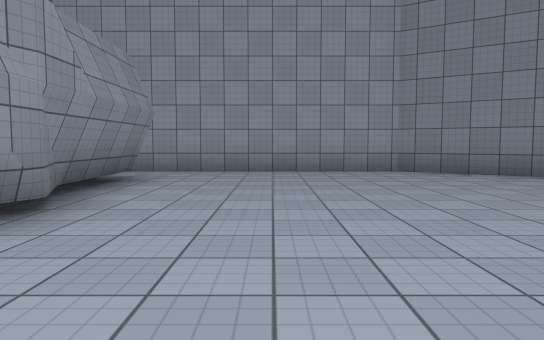
[1] (above)

24 first-person views from a walk through a 3-D level made in the Unity game engine. The camera is 1.2 m above the floor, tilts 4° down and sees 70° across. The floor is counted in squares, 2 m on a side. Each view is taken from the middle of a square. On the plan, view 1 faces up. The plan holds only what a view shows up to about 11 squares ahead; the rest is blank. The place goes on beyond the plan. The player is left out. Surface patterns are stand-ins for the level's own textures.

[2]
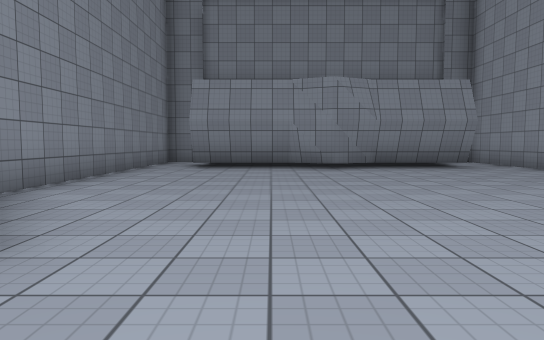

[3]
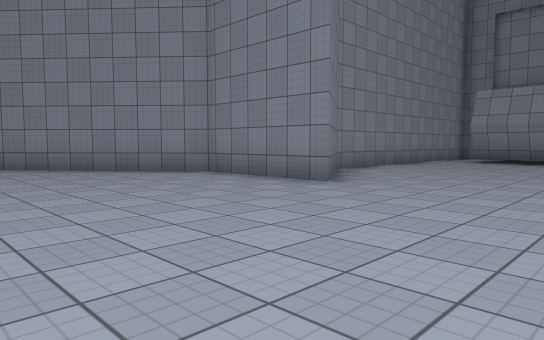

[4]
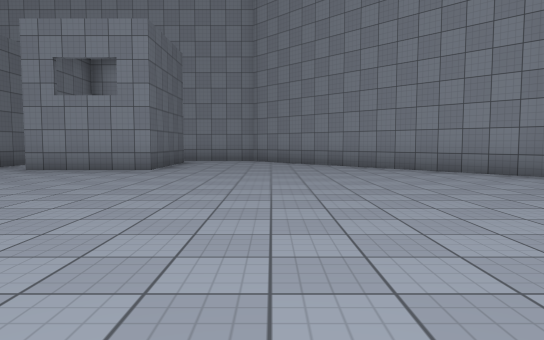

[5]
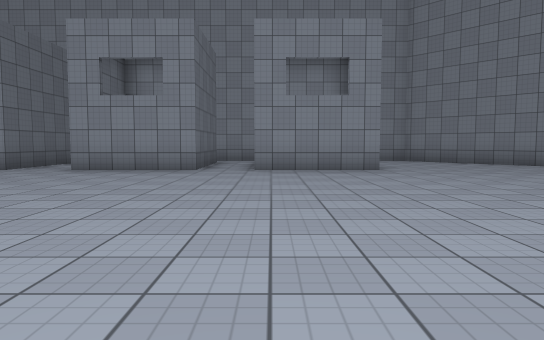

[6]
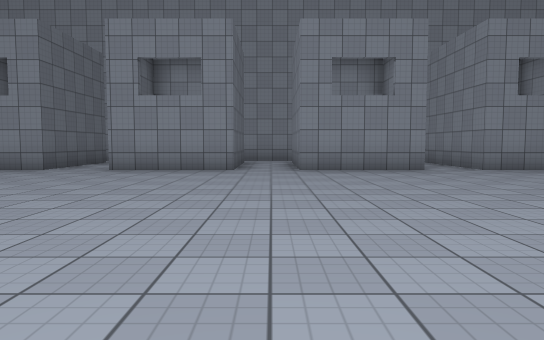

[7]
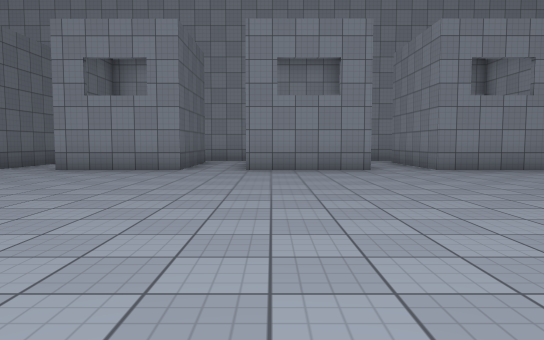

[8]
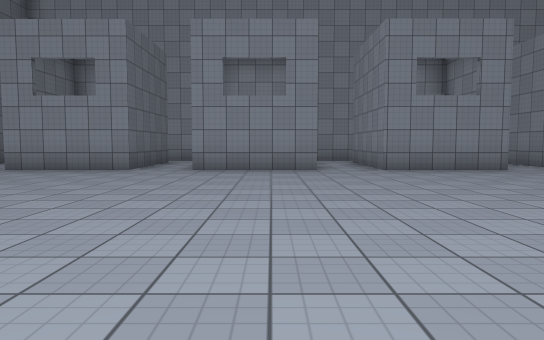

[9]
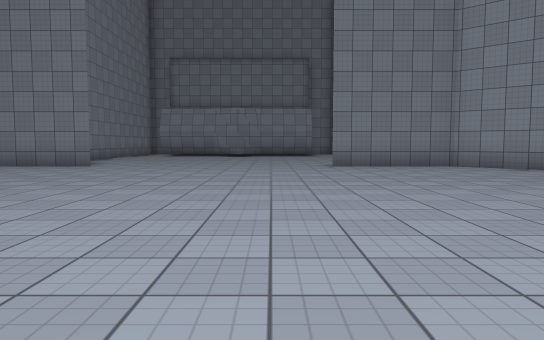

[10]
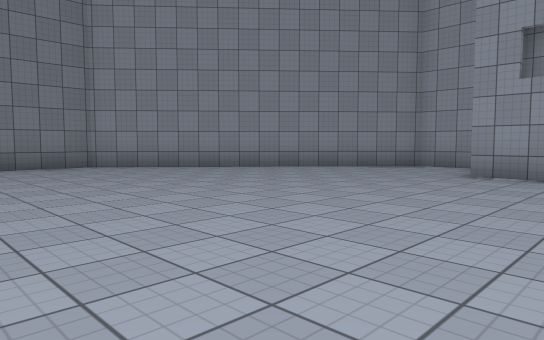

[11]
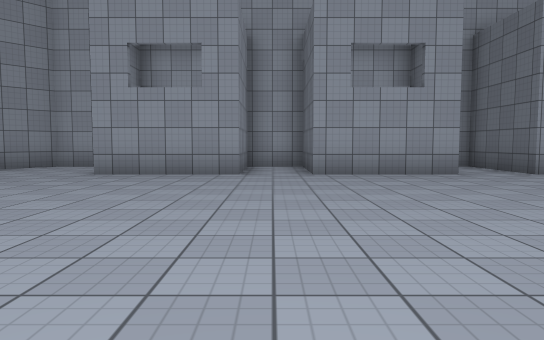

[12]
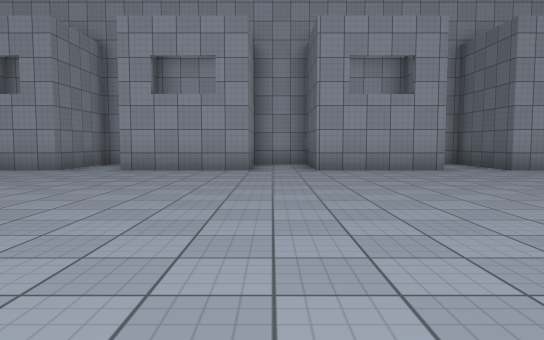

[13]
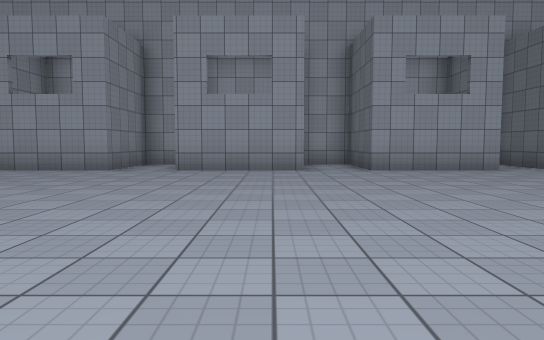

[14]
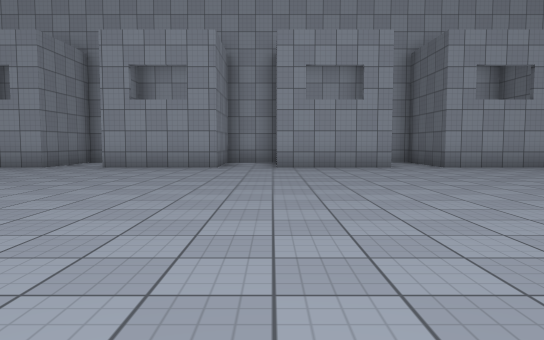

[15]
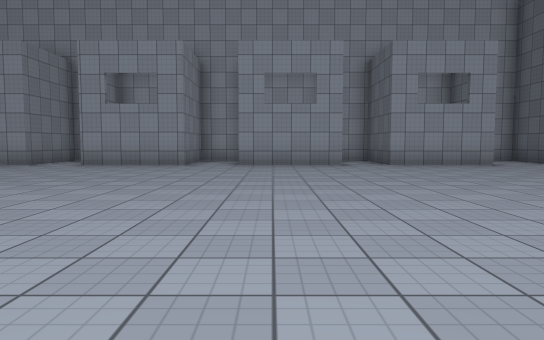

[16]
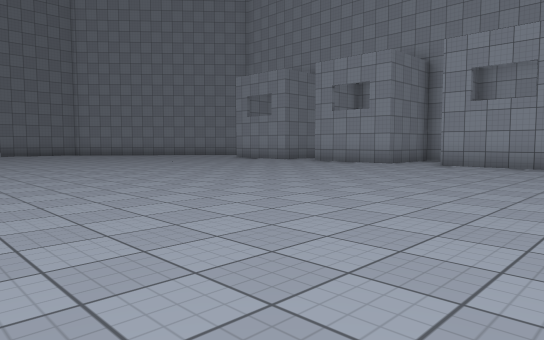

[17]
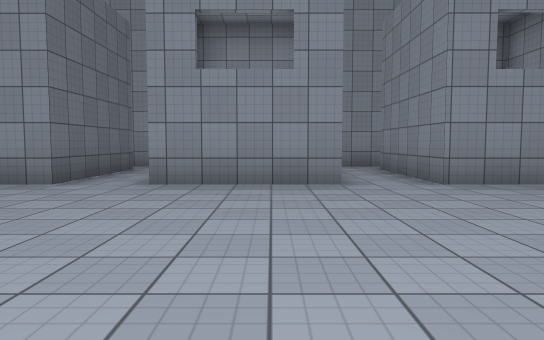

[18]
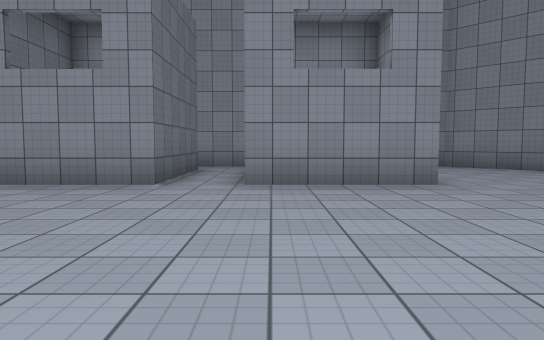

[19]
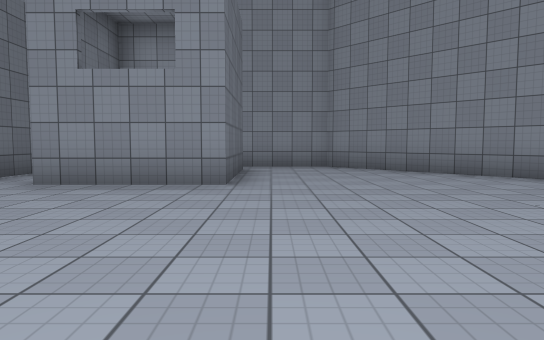

[20]
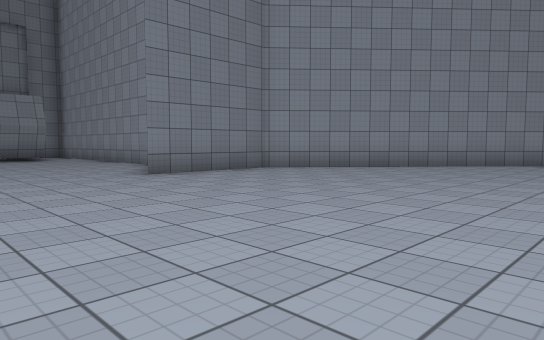

[21]
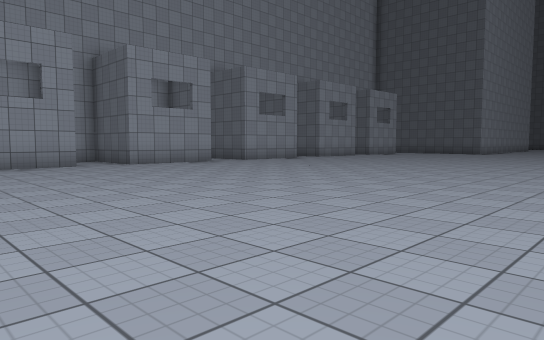

[22]
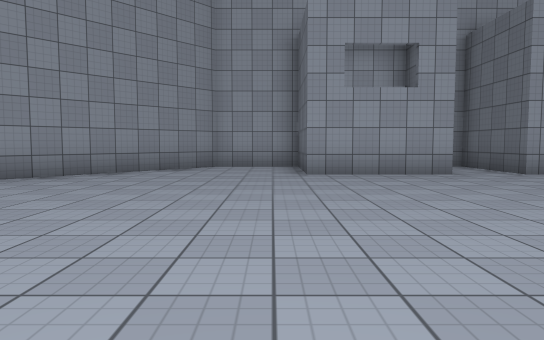

[23]
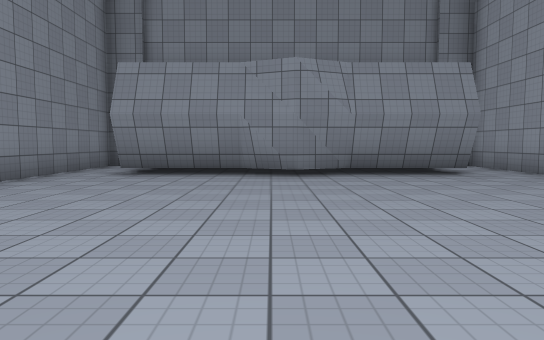

[24]
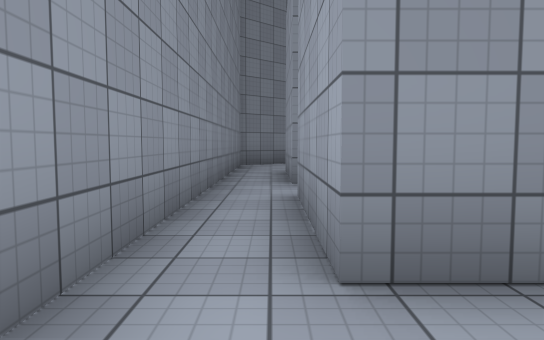

### Floor plan
Key: @ floor where view 1 was taken; # wall or solid block; . floor.
Columns run from 5 left of view 1 to 30 right of it. Each row starts with its distance up from view 1.
 16                #### ### ### ###
 15               ##..# #.# #.# #.#
 14              ##...###.###.###.######
 13             ##......................
 12            ##.......................
 11           ##........................
 10           #.........................
  9           #.........................
  8 ###########.........................
  7  .........#........................
  6    #..............................
  5    #..............................
  4    #.............................
  3    #..................  .........
  2    #..............................
  1   ##..............................
  0   #..@....#........................
 -1 #.......###.........................
 -2 ######### #.........................
 -3           #.........................
 -4           ##........................
 -5            ##.....###.###.###.###.##
 -6             ##....# #.# #.# #.#  .#
 -7              ##...###.###.###.#   #
 -8               ##...........  .    .
 -9                ###########  ##    ##

Positions as (right, up) in squares from view 1, and headings:
1: (0, 0), facing up
2: (7, 2), facing left
3: (10, 4), facing down-left
4: (10, 4), facing down
5: (15, 4), facing down
6: (20, 4), facing down
7: (23, 4), facing down
8: (26, 4), facing down
9: (15, 5), facing left
10: (15, 6), facing up-left
11: (16, 6), facing up
12: (20, 5), facing up
13: (23, 5), facing up
14: (25, 4), facing up
15: (26, 3), facing up
16: (25, 3), facing up-left
17: (26, 1), facing down
18: (15, 1), facing down
19: (12, 1), facing down
20: (12, 3), facing up-left
21: (12, 3), facing up-right
22: (12, 6), facing up
23: (5, 3), facing left
24: (21, -8), facing left
